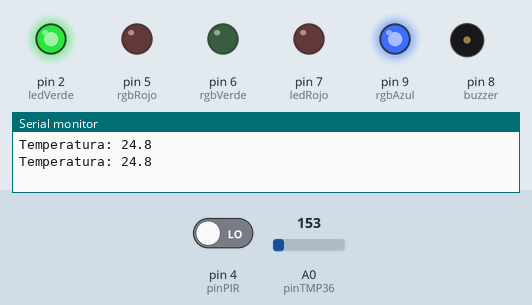
Recording of a sketch running on a simulated Arduino Uno, built with avr-gcc and run on an emulated ATmega328P. On the bench: output pins drawn as LEDs (lit = HIGH), buzzer (waves = sounding), the last lines printed to the serial monitor. Dashed ring = blinking. The test bench sets the inputs (shaded band); at power-on: A0 (pinTMP36) = 153, pin 4 (pinPIR) LOW.

Above: at 1.2 s.
1.3 s: A0 (pinTMP36) set to 182
At 1.9 s:
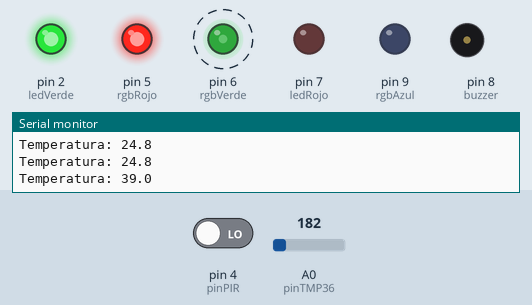
4.3 s: pin 4 (pinPIR) driven HIGH
At 4.75 s:
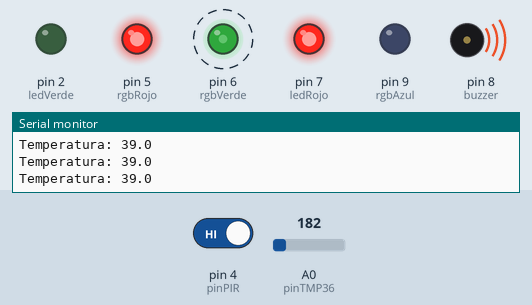
7.3 s: A0 (pinTMP36) set to 133
At 7.75 s:
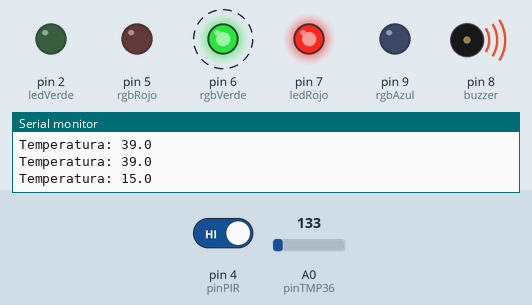
10.3 s: pin 4 (pinPIR) driven LOW
At 10.8 s:
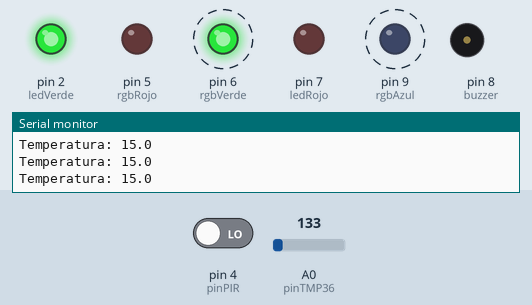
13.3 s: A0 (pinTMP36) set to 165
At 13.4 s:
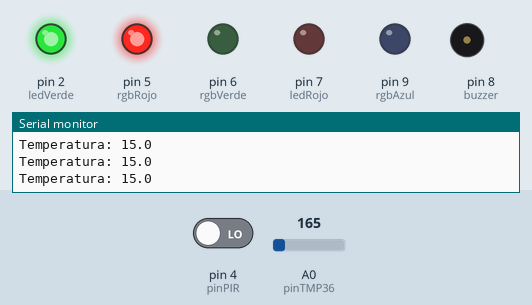
16.3 s: A0 (pinTMP36) set to 114
At 16.75 s:
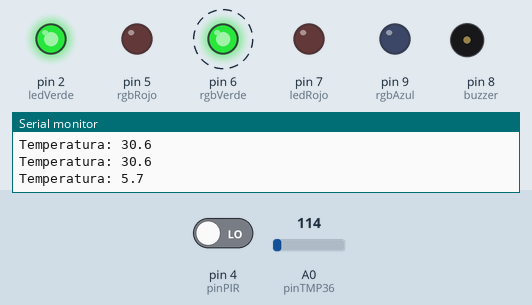
Timing chart, 0 to 20.3 s (numbered marks = the images above; inputs shaded):
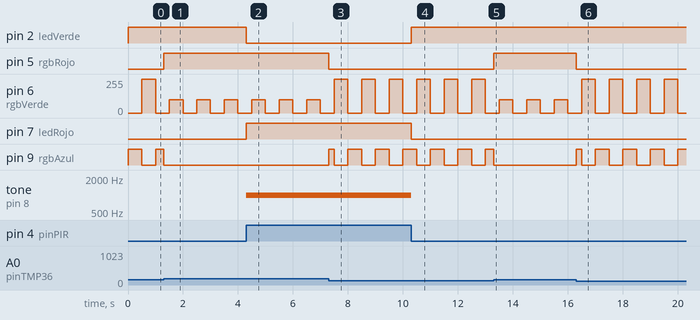

The sketch:

semana-01.ino
```cpp
// Aula Arduino - seguridad y monitoreo ambiental
// RGB de catodo comun. Resistencias independientes por canal.
const int pinPIR = 4, pinTMP36 = A0;
const int ledVerde = 2, ledRojo = 7, buzzer = 8;
const int rgbRojo = 5, rgbVerde = 6, rgbAzul = 9;
unsigned long ultimoCambio = 0;
bool fase = false;

void setup() {
  pinMode(pinPIR, INPUT);
  pinMode(ledVerde, OUTPUT); pinMode(ledRojo, OUTPUT);
  pinMode(buzzer, OUTPUT);
  pinMode(rgbRojo, OUTPUT); pinMode(rgbVerde, OUTPUT);
  pinMode(rgbAzul, OUTPUT);
  Serial.begin(9600);
}

void loop() {
  bool movimiento = digitalRead(pinPIR) == HIGH;
  digitalWrite(ledRojo, movimiento ? HIGH : LOW);
  digitalWrite(ledVerde, movimiento ? LOW : HIGH);
  if (movimiento) tone(buzzer, 1000);
  else noTone(buzzer);

  float voltaje = analogRead(pinTMP36) * (5.0 / 1023.0);
  float temperatura = (voltaje - 0.5) * 100.0;

  // Alternar sin bloquear las lecturas del PIR.
  unsigned long ahora = millis();
  if (ahora - ultimoCambio >= 500) {
    ultimoCambio = ahora;
    fase = !fase;
    Serial.print("Temperatura: ");
    Serial.println(temperatura, 1);
  }
  if (temperatura >= 30.0) {
    analogWrite(rgbRojo, 255);
    analogWrite(rgbVerde, fase ? 100 : 0);
    analogWrite(rgbAzul, 0);
  } else {
    analogWrite(rgbRojo, 0);
    analogWrite(rgbVerde, fase ? 255 : 0);
    analogWrite(rgbAzul, fase ? 0 : 255);
  }
}
```

Measured:
- the behaviour switches between 163 and 164 on A0 (pinTMP36) (found by bisection; images 0 and 1)
- after the input at 1.3 s, pin 5 (rgbRojo): LOW → HIGH at once
- after the input at 4.3 s, pin 2 (ledVerde): HIGH → LOW at once; pin 7 (ledRojo): LOW → HIGH at once; tone on pin 8 (buzzer): silent → 1000 Hz at once
- after the input at 7.3 s, pin 5 (rgbRojo): HIGH → LOW at once; pin 9 (rgbAzul): LOW → HIGH at once, then repeats every 1.0 s: LOW 0.50 s, HIGH 0.50 s
- after the input at 10.3 s, pin 2 (ledVerde): LOW → HIGH at once; pin 7 (ledRojo): HIGH → LOW at once; tone on pin 8 (buzzer): 1000 Hz → silent at once
- after the input at 13.3 s, pin 5 (rgbRojo): LOW → HIGH at once
- after the input at 16.3 s, pin 5 (rgbRojo): HIGH → LOW at once; pin 9 (rgbAzul): LOW → HIGH at once, then repeats every 1.0 s: LOW 0.50 s, HIGH 0.50 s
- by itself, pin 6 (rgbVerde): alternates 255/255 for 0.50 s and 0/255 for 0.50 s
